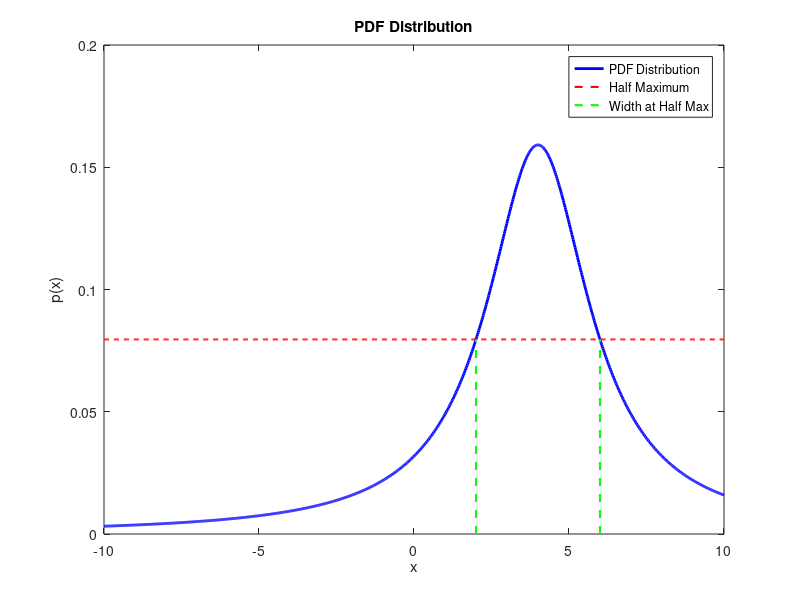

The MATLAB source for this figure:
% Parameters for the PDF distribution
alpha = 4;  % Location parameter (peak position)
beta = 2;   % Scale parameter (determines the width)

% Generate x values
x = linspace(-10, 10, 1000);

% PDF distribution function
pdf = @(x, alpha, beta) beta ./ (pi * (beta^2 + (x - alpha).^2));

% Calculate y values
y = pdf(x, alpha, beta);

% Plot the distribution
figure;
plot(x, y, 'b', 'LineWidth', 2);
hold on;

% Plot the half maximum line
y_half_max = max(y) / 2;
plot(x, y_half_max * ones(size(x)), 'r--', 'LineWidth', 1.5);

% Plot the FWHM lines
plot([alpha - beta, alpha - beta], [0, y_half_max], 'g--', 'LineWidth', 1.5);
plot([alpha + beta, alpha + beta], [0, y_half_max], 'g--', 'LineWidth', 1.5);

% Add labels and legend
xlabel('x');
ylabel('p(x)');
title('PDF Distribution');
legend('PDF Distribution', 'Half Maximum', 'Width at Half Max');
hold off;

